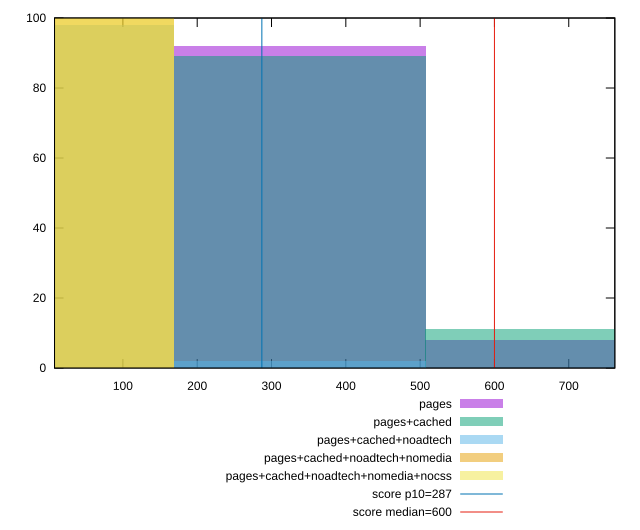

gnuplot code for this plot:
reset

$pages <<EOF
676.2949347600356 8
338.1474673800178 92
EOF

$pagesCached <<EOF
676.2949347600356 11
338.1474673800178 89
EOF

$pagesCachedNoadtech <<EOF
0 98
338.1474673800178 2
EOF

$pagesCachedNoadtechNomedia <<EOF
0 100
EOF

$pagesCachedNoadtechNomediaNocss <<EOF
0 100
EOF

set key outside below
set boxwidth 338.1474673800178
set xrange [8:762.0000000000018]
set yrange [0:100]
set trange [0:100]
set style fill transparent solid 0.5 noborder

set parametric
set terminal svg size 640, 530 enhanced background rgb 'white'
set output "report_00017_2021-02-10T15-08-03.406Z/total-blocking-time/comparison/histogram/all_raw.svg"

plot $pages title "pages" with boxes, \
     $pagesCached title "pages+cached" with boxes, \
     $pagesCachedNoadtech title "pages+cached+noadtech" with boxes, \
     $pagesCachedNoadtechNomedia title "pages+cached+noadtech+nomedia" with boxes, \
     $pagesCachedNoadtechNomediaNocss title "pages+cached+noadtech+nomedia+nocss" with boxes, \
     287,t title "score p10=287", \
     600,t title "score median=600"

reset
